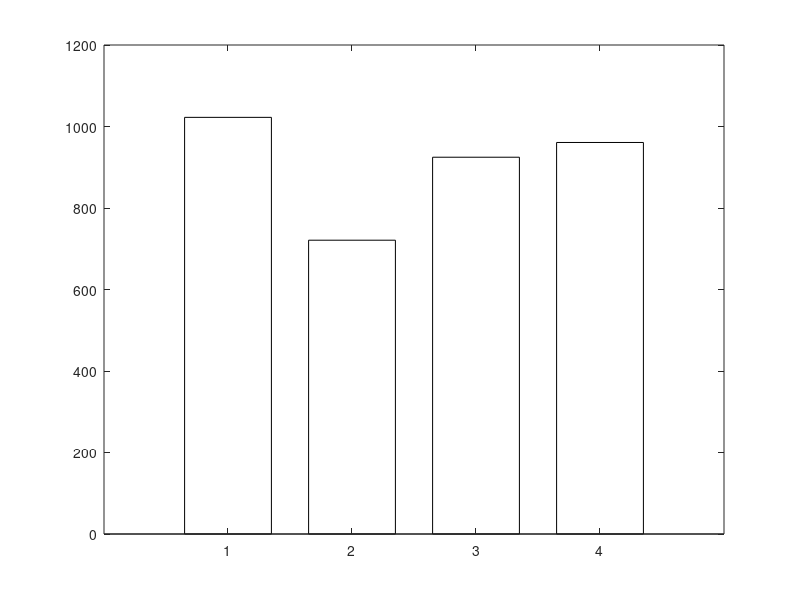

MATLAB code to generate this figure: (Note: this script raises an error after producing the figure.)
%--------------------------------------------------------------------------
% Script: plot_remaining_data.m
%
% Description:
% This script generates a bar plot of the remaining data (in Mbits) to be
% downloaded from each base station (LW1–LW4). It calculates the difference
% between the initial volume assigned to each base station (from `volume.txt`)
% and the actual amount downloaded (from `download.txt`).
%
% The output visualization highlights how much data was left uncollected
% at the end of the mission, providing insight into coverage or scheduling gaps.
%
% Inputs:
%   - volume.txt    : Initial data volumes for each base station
%   - download.txt  : Final downloaded amounts for each base station
%
% Output:
%   - figs/remaining_data_barplot.png : Remaining data bar chart
%
% Author: Md Sharif Hossen  
% PhD Student, Department of Electrical and Computer Engineering, NCSU  
% Advisors: Dr. Ismail Guvenc and Dr. Vijay K. Shah  
% Date: May 4, 2025
%
% Copyright (c) 2025 Md Sharif Hossen  
% All rights reserved. This work is licensed for academic and research use only.
%
% If you use this script or dataset in your research, please cite:
%   Md Sharif Hossen. UAV Post-Processing Suite. Available at:
%   https://github.com/mhossenece/uav-postprocessing-suite
%--------------------------------------------------------------------------


%clc
clear
close all

% Read total volumes from volume.txt
total_volumes = dlmread('volume.txt', ',');

% Read downloaded data from download.txt
fid = fopen('download.txt', 'r');
download_lines = textscan(fid, '%s', 'Delimiter', '\n');
fclose(fid);
download_lines = download_lines{1};

% Extract only the numeric part after "BS#:"
downloaded_vals = zeros(size(download_lines));
for i = 1:length(download_lines)
    tokens = regexp(download_lines{i}, '\d+:(\d+\.?\d*)', 'tokens');
    downloaded_vals(i) = str2double(tokens{1}{1});
end

% Compute remaining data
remaining_vals = total_volumes(:) - downloaded_vals;

% Define base station labels
base_stations = {'LW1', 'LW2', 'LW3', 'LW4'};

% Custom colors (same as your reference)
colors = [ ...
    31, 119, 180;   % Blue
    255, 127, 14;   % Orange
    44, 160, 44;    % Green
    214, 39, 40     % Red
] / 255;

% Create the bar plot
figure('Position', [100, 100, 600, 500]);
b = bar(remaining_vals, 'FaceColor', 'flat', 'BarWidth', 0.7);

% Apply custom colors to each bar
for i = 1:numel(remaining_vals)
    b.CData(i, :) = colors(i, :);
end

% Add text annotations (values on top of bars)
for i = 1:numel(remaining_vals)
    text(i, remaining_vals(i) + 10, sprintf('%.2f', remaining_vals(i)), ...
         'HorizontalAlignment', 'center', 'VerticalAlignment', 'bottom', ...
         'FontSize', 10);
end

% Axis labels and appearance
set(gca, 'XTickLabel', base_stations, 'FontSize', 14);
ylabel('Data Remaining (Mbits)', 'FontSize', 14);
xlabel('Base Station', 'FontSize', 14);
ytickformat('%.0f')
grid on
box on




% Save high-quality output
set(gcf, 'PaperPositionMode', 'auto');


% Create the directory if it doesn't exist
if ~exist('figs', 'dir')
    mkdir('figs');
end

% Save the figure in /fig directory
print(fullfile('figs', 'remaining_data_barplot'), '-dpng', '-r600');

% Close the figure
close(gcf)
